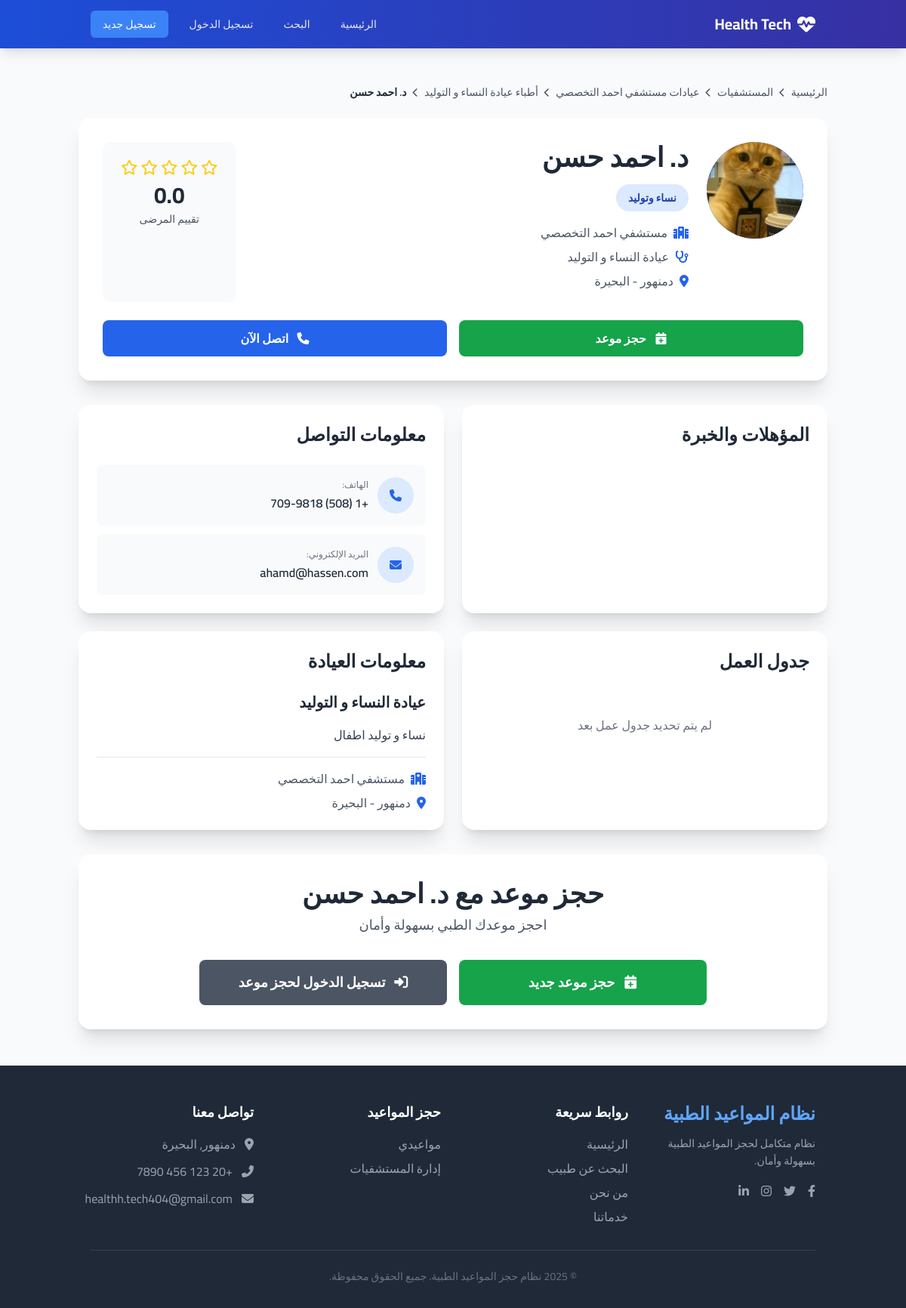
Page /doctor-details.php?id=51 on the committed database.
### tables this page shows
CREATE TABLE `doctors` (
  `id` int(11) NOT NULL,
  `full_name` varchar(100) NOT NULL,
  `specialty_id` int(11) DEFAULT NULL,
  `clinic_id` int(11) DEFAULT NULL,
  `hospital_id` int(11) DEFAULT NULL,
  `department_id` int(11) DEFAULT NULL,
  `phone` varchar(20) DEFAULT NULL,
  `email` varchar(100) DEFAULT NULL,
  `experience_years` int(11) DEFAULT NULL,
  `education` text DEFAULT NULL,
  `image` varchar(200) DEFAULT NULL,
  `rating` decimal(3,2) DEFAULT 0.00,
  `is_active` tinyint(1) DEFAULT 1,
  `consultation_fee` decimal(10,2) DEFAULT 0.00,
  `bio` text DEFAULT NULL,
  `created_at` timestamp NOT NULL DEFAULT current_timestamp(),
  `user_id` int(11) NOT NULL,
  `calculated_rating` decimal(3,2) DEFAULT 0.00 COMMENT 'Calculated average rating',
  `total_ratings` int(11) DEFAULT 0 COMMENT 'Total number of ratings'
);

CREATE TABLE `hospitals` (
  `id` int(11) NOT NULL,
  `name` varchar(200) NOT NULL,
  `address` text NOT NULL,
  `phone` varchar(20) DEFAULT NULL,
  `email` varchar(100) DEFAULT NULL,
  `website` varchar(200) DEFAULT NULL,
  `description` text DEFAULT NULL,
  `image` varchar(200) DEFAULT NULL,
  `type` enum('حكومي','خاص') DEFAULT 'حكومي',
  `rating` decimal(3,2) DEFAULT 0.00,
  `is_24h` tinyint(1) DEFAULT 0,
  `has_emergency` tinyint(1) DEFAULT 0,
  `has_insurance` tinyint(1) DEFAULT 0,
  `city_id` int(11) DEFAULT NULL,
  `created_at` timestamp NOT NULL DEFAULT current_timestamp()
);

CREATE TABLE `clinics` (
  `id` int(11) NOT NULL,
  `hospital_id` int(11) DEFAULT NULL,
  `name` varchar(200) NOT NULL,
  `specialty_id` int(11) DEFAULT NULL,
  `address` text DEFAULT NULL,
  `phone` varchar(20) DEFAULT NULL,
  `email` varchar(100) DEFAULT NULL,
  `description` text DEFAULT NULL,
  `image` varchar(200) DEFAULT NULL,
  `consultation_fee` decimal(10,2) DEFAULT 0.00,
  `rating` decimal(3,2) DEFAULT 0.00,
  `created_at` timestamp NOT NULL DEFAULT current_timestamp()
);

CREATE TABLE `specialties` (
  `id` int(11) NOT NULL,
  `name` varchar(100) NOT NULL,
  `description` text DEFAULT NULL,
  `icon` varchar(100) DEFAULT NULL
);

### includes/functions.php (called while the page is built, shortened)
<?php
function is_logged_in()
{
    return isset($_SESSION['user_id']);
}

### doctor-details.php (the view, shortened to what this page needs)
<?php
require_once 'includes/functions.php';
$doctor_id = isset($_GET['id']) ? (int)$_GET['id'] : 0;
$db = new Database();
$conn = $db->getConnection();
if (!$conn) {
    $doctor = null;
    $clinic = null;
    $hospital = null;
    $schedule = [];
} else {
    try {
        $stmt = $conn->prepare("
            SELECT d.*, c.name as clinic_name, c.description as clinic_description,
                   h.name as hospital_name, h.address as hospital_address,
                   s.name as specialty_name, s.description as specialty_description
            FROM doctors d
            LEFT JOIN clinics c ON d.clinic_id = c.id
            LEFT JOIN hospitals h ON c.hospital_id = h.id
            LEFT JOIN specialties s ON d.specialty_id = s.id
            WHERE d.id = ?
        ");
        $stmt->execute([$doctor_id]);
        $doctor = $stmt->fetch();
        if ($doctor) {
            $clinic = [
                'name' => $doctor['clinic_name'],
                'description' => $doctor['clinic_description'],
                'id' => $doctor['clinic_id']
            ];
            $hospital = [
                'name' => $doctor['hospital_name'],
                'address' => $doctor['hospital_address']
            ];
        }
        $stmt = $conn->prepare("
            SELECT * FROM doctor_schedules
            WHERE doctor_id = ?
            ORDER BY FIELD(day_of_week, 'sunday', 'monday', 'tuesday', 'wednesday', 'thursday', 'friday', 'saturday')
        ");
        $stmt->execute([$doctor_id]);
        $schedule = $stmt->fetchAll();
    } catch (PDOException $e) {
        $doctor = null;
        $clinic = null;
        $hospital = null;
        $schedule = [];
    }
}
?>
<!DOCTYPE html>
<html lang="ar" dir="rtl">
<head>
    <script src="https://cdn.tailwindcss.com"></script>
    <link rel="stylesheet" href="https://cdnjs.cloudflare.com/ajax/libs/font-awesome/6.4.0/css/all.min.css">
</head>
<body class="font-cairo bg-gray-50">
<?php require_once 'includes/header.php'; ?>
<main class="bg-gray-50 py-12">
    <div class="container mx-auto px-4">
        <nav class="mb-6">
            <ol class="flex items-center space-x-2 space-x-reverse text-sm text-gray-600">
                <li><a href="index.php" class="hover:text-blue-600 transition">الرئيسية</a></li>
                <li><i class="fas fa-chevron-left text-xs"></i></li>
                <li><a href="hospitals.php" class="hover:text-blue-600 transition">المستشفيات</a></li>
                <li><i class="fas fa-chevron-left text-xs"></i></li>
                <li><a href="clinics.php?hospital=<?php echo $doctor['hospital_id']; ?>" class="hover:text-blue-600 transition">عيادات <?php echo htmlspecialchars($hospital['name']); ?></a></li>
                <li><i class="fas fa-chevron-left text-xs"></i></li>
                <li><a href="doctors.php?clinic=<?php echo $doctor['clinic_id']; ?>" class="hover:text-blue-600 transition">أطباء <?php echo htmlspecialchars($clinic['name']); ?></a></li>
                <li><i class="fas fa-chevron-left text-xs"></i></li>
                <li class="text-gray-800 font-semibold">د. <?php echo htmlspecialchars($doctor['full_name']); ?></li>
            </ol>
        </nav>
        <div class="bg-white p-6 md:p-8 rounded-2xl shadow-xl mb-8">
            <div class="flex flex-col md:flex-row gap-6 mb-6">
                <div class="flex-shrink-0">
                    <div class="w-32 h-32 bg-gradient-to-br from-blue-500 to-indigo-600 rounded-full flex items-center justify-center text-white text-4xl font-bold overflow-hidden">
                        <?php if (isset($doctor['image']) && $doctor['image']): ?>
                            <img src="<?php echo htmlspecialchars($doctor['image']); ?>" alt="<?php echo htmlspecialchars($doctor['full_name']); ?>" class="w-full h-full rounded-full object-cover">
                        <?php else: ?>
                            <i class="fas fa-user-md"></i>
                        <?php endif; ?>
                    </div>
                </div>
                <div class="flex-1">
                    <h1 class="text-3xl md:text-4xl font-bold text-gray-800 mb-4">د. <?php echo htmlspecialchars($doctor['full_name']); ?></h1>
                    <div class="flex flex-wrap gap-2 mb-4">
                        <?php if (isset($doctor['specialty_name']) && $doctor['specialty_name']): ?>
                            <span class="inline-block bg-blue-100 text-blue-800 px-4 py-2 rounded-full text-sm font-semibold">
                                <?php echo htmlspecialchars($doctor['specialty_name']); ?>
                            </span>
                        <?php endif; ?>
                    </div>
                    <div class="space-y-2 mb-4">
                        <p class="flex items-center text-gray-600">
                            <i class="fas fa-hospital text-blue-600 ml-2"></i>
                            <?php echo htmlspecialchars($hospital['name']); ?>
                        </p>
                        <p class="flex items-center text-gray-600">
                            <i class="fas fa-stethoscope text-blue-600 ml-2"></i>
                            <?php echo htmlspecialchars($clinic['name']); ?>
                        </p>
                        <p class="flex items-center text-gray-600">
                            <i class="fas fa-map-marker-alt text-blue-600 ml-2"></i>
                            <?php echo htmlspecialchars($hospital['address']); ?>
                        </p>
                    </div>
                </div>
                <div class="flex flex-col items-center bg-gray-50 p-6 rounded-xl min-w-[140px]">
                    <div class="flex items-center gap-1 text-yellow-400 mb-2 text-xl">
                        <?php
                        $rating = isset($doctor['rating']) ? $doctor['rating'] : 0;
                        for ($i = 1; $i <= 5; $i++) {
                            if ($i <= $rating) {
                                echo '<i class="fas fa-star"></i>';
                            } elseif ($i - $rating < 1) {
                                echo '<i class="fas fa-star-half-alt"></i>';
                            } else {
                                echo '<i class="far fa-star"></i>';
                            }
                        }
                        ?>
                    </div>
                    <span class="text-3xl font-bold text-gray-800 mb-1"><?php echo number_format($rating, 1); ?></span>
                    <span class="text-sm text-gray-600">تقييم المرضى</span>
                </div>
            </div>
            <div class="flex gap-4">
                <a href="book_appointment.php?doctor_id=<?php echo $doctor['id']; ?>" class="flex-1 bg-green-600 text-white font-semibold py-3 px-6 rounded-lg hover:bg-green-700 transition text-center">
                    <i class="fas fa-calendar-plus ml-2"></i>
                    حجز موعد
                </a>
                <?php if (isset($doctor['phone']) && $doctor['phone']): ?>
                    <a href="tel:<?php echo htmlspecialchars($doctor['phone']); ?>" class="flex-1 bg-blue-600 text-white font-semibold py-3 px-6 rounded-lg hover:bg-blue-700 transition text-center">
                        <i class="fas fa-phone ml-2"></i>
                        اتصل الآن
                    </a>
                <?php endif; ?>
            </div>
        </div>
        <div class="grid grid-cols-1 md:grid-cols-2 gap-6 mb-8">
            <div class="bg-white p-6 rounded-2xl shadow-xl">
                <h3 class="text-2xl font-bold text-gray-800 mb-6">المؤهلات والخبرة</h3>
            </div>
            <div class="bg-white p-6 rounded-2xl shadow-xl">
                <h3 class="text-2xl font-bold text-gray-800 mb-6">معلومات التواصل</h3>
                <div class="space-y-3">
                    <?php if (isset($doctor['phone']) && $doctor['phone']): ?>
                        <div class="flex items-center gap-3 bg-gray-50 p-4 rounded-lg">
                            <div class="w-12 h-12 bg-blue-100 rounded-full flex items-center justify-center">
                                <i class="fas fa-phone text-blue-600"></i>
                            </div>
                            <div>
                                <span class="block text-xs text-gray-500 mb-1">الهاتف:</span>
                                <span class="block text-gray-800 font-semibold"><?php echo htmlspecialchars($doctor['phone']); ?></span>
                            </div>
                        </div>
                    <?php endif; ?>
                    <?php if (isset($doctor['email']) && $doctor['email']): ?>
                        <div class="flex items-center gap-3 bg-gray-50 p-4 rounded-lg">
                            <div class="w-12 h-12 bg-blue-100 rounded-full flex items-center justify-center">
                                <i class="fas fa-envelope text-blue-600"></i>
                            </div>
                            <div>
                                <span class="block text-xs text-gray-500 mb-1">البريد الإلكتروني:</span>
                                <span class="block text-gray-800 font-semibold"><?php echo htmlspecialchars($doctor['email']); ?></span>
                            </div>
                        </div>
                    <?php endif; ?>
                </div>
            </div>
            <div class="bg-white p-6 rounded-2xl shadow-xl">
                <h3 class="text-2xl font-bold text-gray-800 mb-6">جدول العمل</h3>
                <?php if (empty($schedule)): ?>
                    <p class="text-gray-500 text-center py-8">لم يتم تحديد جدول عمل بعد</p>
                <?php endif; ?>
            </div>
            <div class="bg-white p-6 rounded-2xl shadow-xl">
                <h3 class="text-2xl font-bold text-gray-800 mb-6">معلومات العيادة</h3>
                <div class="space-y-4">
                    <h4 class="text-xl font-bold text-gray-800"><?php echo htmlspecialchars($clinic['name']); ?></h4>
                    <?php if (isset($clinic['description']) && $clinic['description']): ?>
                        <p class="text-gray-700 leading-relaxed"><?php echo htmlspecialchars($clinic['description']); ?></p>
                    <?php endif; ?>
                    <div class="space-y-2 pt-4 border-t border-gray-200">
                        <p class="flex items-center text-gray-600">
                            <i class="fas fa-hospital text-blue-600 ml-2"></i>
                            <?php echo htmlspecialchars($hospital['name']); ?>
                        </p>
                        <p class="flex items-center text-gray-600">
                            <i class="fas fa-map-marker-alt text-blue-600 ml-2"></i>
                            <?php echo htmlspecialchars($hospital['address']); ?>
                        </p>
                    </div>
                </div>
            </div>
        </div>
        <div class="bg-white p-6 md:p-8 rounded-2xl shadow-xl">
            <div class="text-center mb-8">
                <h2 class="text-3xl md:text-4xl font-bold text-gray-800 mb-2">حجز موعد مع د. <?php echo htmlspecialchars($doctor['full_name']); ?></h2>
                <p class="text-gray-600 text-lg">احجز موعدك الطبي بسهولة وأمان</p>
            </div>
            <div class="flex flex-col md:flex-row gap-4 max-w-2xl mx-auto">
                <a href="book_appointment.php?doctor_id=<?php echo $doctor['id']; ?>" class="flex-1 bg-green-600 text-white font-bold py-4 px-6 rounded-lg hover:bg-green-700 transition text-center text-lg">
                    <i class="fas fa-calendar-plus ml-2"></i>
                    حجز موعد جديد
                </a>
                <?php if (is_logged_in()): ?>
                    <a href="appointments.php" class="flex-1 bg-blue-600 text-white font-bold py-4 px-6 rounded-lg hover:bg-blue-700 transition text-center text-lg">
                        <i class="fas fa-list ml-2"></i>
                        عرض مواعيدي
                    </a>
                <?php else: ?>
                    <a href="login.php" class="flex-1 bg-gray-600 text-white font-bold py-4 px-6 rounded-lg hover:bg-gray-700 transition text-center text-lg">
                        <i class="fas fa-sign-in-alt ml-2"></i>
                        تسجيل الدخول لحجز موعد
                    </a>
                <?php endif; ?>
            </div>
        </div>
    </div>
</main>
<?php require_once 'includes/footer.php'; ?>
</body>
</html>

### rows in the picture
doctors: hospital.name "مستشفي احمد التخصصي", clinic.name "عيادة النساء و التوليد", full_name "احمد حسن", image (picture), specialty.name "نساء وتوليد", hospital.address "دمنهور - البحيرة", rating "0.0", phone "+1 (508) 709-9818", email "ahamd@hassen.com", clinic.description "نساء و توليد اطفال"
